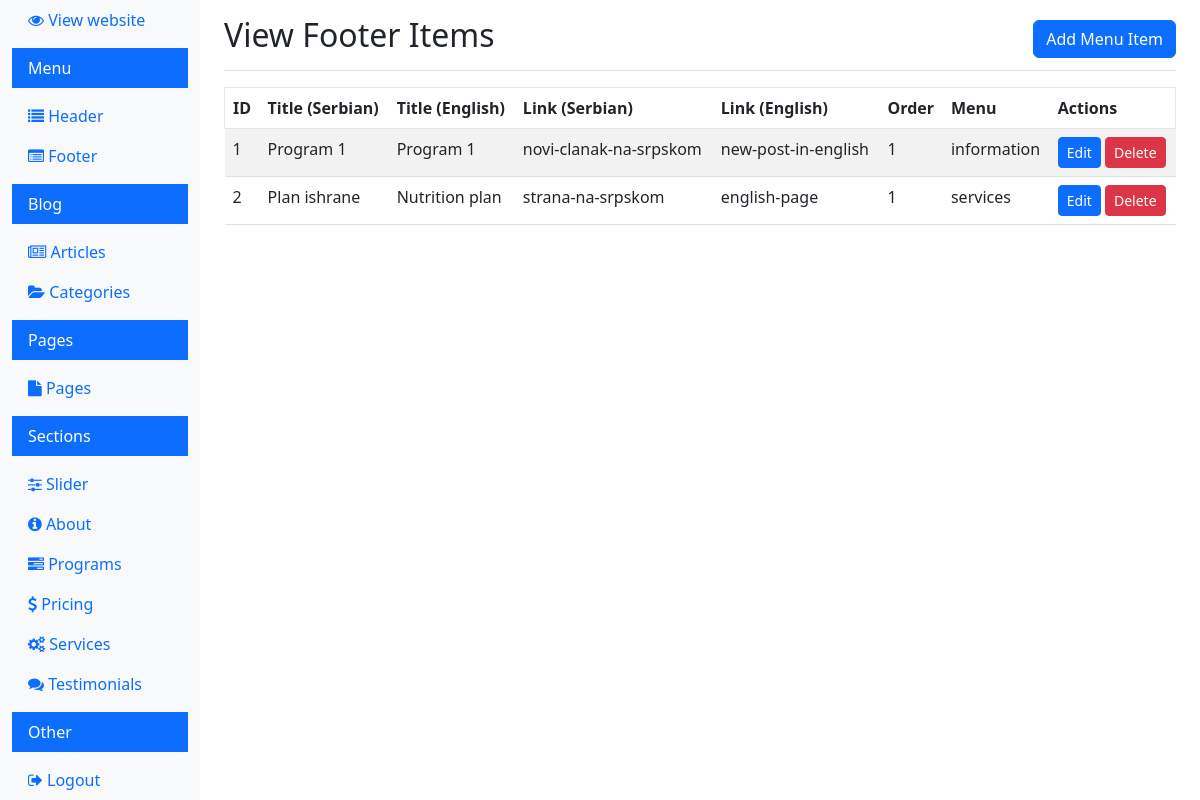
The app's page /dashboard/view_footer_items.php (signed in) with its own data.
### tables this page shows
CREATE TABLE IF NOT EXISTS `footer_items` (
  `id` int NOT NULL AUTO_INCREMENT,
  `title_sr` varchar(255) NOT NULL,
  `title_en` varchar(255) NOT NULL,
  `link_sr` varchar(255) NOT NULL,
  `link_en` varchar(255) NOT NULL,
  `menu` varchar(255) NOT NULL,
  `order` int NOT NULL,
  `is_custom` tinyint(1) NOT NULL DEFAULT '0',
  PRIMARY KEY (`id`)
);

### dashboard/view_footer_items.php (the view, shortened to what this page needs)
<?php
$conn = new mysqli(DB_HOST, DB_USER, DB_PASS, DB_NAME);
$sql = "SELECT * FROM footer_items ORDER BY `order`";
$result = $conn->query($sql);
$footer_items = [];
if ($result->num_rows > 0) {
  while ($row = $result->fetch_assoc()) {
    $footer_items[] = $row;
  }
}
?>
<!doctype html>
<html lang="sr">
<head>
  <link rel="stylesheet" href="../css/bootstrap.min.css">
  <link rel="stylesheet" href="https://cdnjs.cloudflare.com/ajax/libs/font-awesome/4.7.0/css/font-awesome.min.css">
  <link rel="stylesheet" href="../css/style.css">
</head>
<body>
  <div class="container-fluid">
    <div class="row">
      <?php include 'navigation.php'; ?>
      <main role="main" class="col-md-9 ms-sm-auto col-lg-10 px-md-4">
        <div class="d-flex justify-content-between flex-wrap flex-md-nowrap align-items-center pt-3 pb-2 mb-3 border-bottom">
          <h1 class="h2">View Footer Items</h1>
          <a href="add_footer_item.php" class="btn btn-primary">Add Menu Item</a>
        </div>
        <table class="table table-striped">
          <thead>
            <tr>
              <th>ID</th>
              <th>Title (Serbian)</th>
              <th>Title (English)</th>
              <th>Link (Serbian)</th>
              <th>Link (English)</th>
              <th>Order</th>
              <th>Menu</th>
              <th>Actions</th>
            </tr>
          </thead>
          <tbody>
            <?php foreach ($footer_items as $item) : ?>
              <tr>
                <td><?php echo $item['id']; ?></td>
                <td><?php echo htmlspecialchars($item['title_sr']); ?></td>
                <td><?php echo htmlspecialchars($item['title_en']); ?></td>
                <td><?php echo htmlspecialchars($item['link_sr']); ?></td>
                <td><?php echo htmlspecialchars($item['link_en']); ?></td>
                <td><?php echo htmlspecialchars($item['order']); ?></td>
                <td><?php echo htmlspecialchars($item['menu']); ?></td>
                <td>
                  <a href="edit_footer_item.php?id=<?php echo $item['id']; ?>" class="btn btn-sm btn-primary">Edit</a>
                  <a href="delete_footer_item.php?id=<?php echo $item['id']; ?>" class="btn btn-sm btn-danger">Delete</a>
                </td>
              </tr>
            <?php endforeach; ?>
          </tbody>
        </table>
      </main>
    </div>
  </div>
</body>
</html>

### css/style.css (style rules this page uses)
.table-box-one table tbody tr, table thead tr { border: 1px solid #e6e6e6; }

### records on screen
footer_items: id "1", title_sr "Program 1", title_en "Program 1", link_sr "novi-clanak-na-srpskom", link_en "new-post-in-english", order "1", menu "information"
footer_items: id "2", title_sr "Plan ishrane", title_en "Nutrition plan", link_sr "strana-na-srpskom", link_en "english-page", order "1", menu "services"
